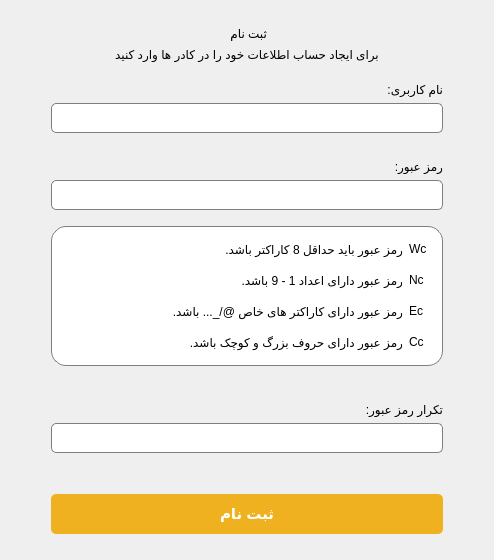
<?xml version="1.0" encoding="UTF-8"?>
<ui version="4.0">
 <class>Form</class>
 <widget class="QWidget" name="Form">
  <property name="geometry">
   <rect>
    <x>0</x>
    <y>0</y>
    <width>494</width>
    <height>560</height>
   </rect>
  </property>
  <property name="windowTitle">
   <string>Form</string>
  </property>
  <property name="styleSheet">
   <string notr="true"/>
  </property>
  <layout class="QGridLayout" name="gridLayout">
   <item row="4" column="1">
    <layout class="QVBoxLayout" name="verticalLayout_2">
     <item>
      <widget class="QLabel" name="userName">
       <property name="text">
        <string>نام کاربری:</string>
       </property>
      </widget>
     </item>
     <item>
      <widget class="QLineEdit" name="userNameLineEdit">
       <property name="minimumSize">
        <size>
         <width>0</width>
         <height>30</height>
        </size>
       </property>
       <property name="styleSheet">
        <string notr="true">QLineEdit#userNameLineEdit{
	color: #000000;
    background-color: #ffffff;
    border: 1px solid #7e7e7e;
	border-radius: 5px;
    outline: none;
	padding-left: 5px;
}
</string>
       </property>
       <property name="placeholderText">
        <string/>
       </property>
      </widget>
     </item>
     <item>
      <widget class="QLabel" name="userNameErrorLabel">
       <property name="styleSheet">
        <string notr="true">QLabel#userNameErrorLabel{color:rgb(193, 0, 3);}</string>
       </property>
       <property name="text">
        <string/>
       </property>
      </widget>
     </item>
     <item>
      <widget class="QLabel" name="password">
       <property name="text">
        <string>رمز عبور:</string>
       </property>
      </widget>
     </item>
     <item>
      <widget class="QLineEdit" name="passwordLineEdit">
       <property name="minimumSize">
        <size>
         <width>0</width>
         <height>30</height>
        </size>
       </property>
       <property name="styleSheet">
        <string notr="true">QLineEdit#passwordLineEdit{
	color: #000000;
    background-color: #ffffff;
    border: 1px solid #7e7e7e;
	border-radius: 5px;
    outline: none;
	padding-left: 5px;
}</string>
       </property>
       <property name="echoMode">
        <enum>QLineEdit::Password</enum>
       </property>
       <property name="placeholderText">
        <string/>
       </property>
      </widget>
     </item>
     <item>
      <spacer name="verticalSpacer_5">
       <property name="orientation">
        <enum>Qt::Vertical</enum>
       </property>
       <property name="sizeType">
        <enum>QSizePolicy::Fixed</enum>
       </property>
       <property name="sizeHint" stdset="0">
        <size>
         <width>10</width>
         <height>10</height>
        </size>
       </property>
      </spacer>
     </item>
     <item>
      <widget class="QFrame" name="checkPasswordFrame">
       <property name="minimumSize">
        <size>
         <width>0</width>
         <height>140</height>
        </size>
       </property>
       <property name="styleSheet">
        <string notr="true">#checkPasswordFrame{
background-color: rgb(255, 255, 255); border: 1px solid #7e7e7e;
border-radius: 15px;
}
	</string>
       </property>
       <property name="frameShape">
        <enum>QFrame::StyledPanel</enum>
       </property>
       <property name="frameShadow">
        <enum>QFrame::Raised</enum>
       </property>
       <layout class="QGridLayout" name="gridLayout_2">
        <item row="1" column="0">
         <spacer name="horizontalSpacer_3">
          <property name="orientation">
           <enum>Qt::Horizontal</enum>
          </property>
          <property name="sizeType">
           <enum>QSizePolicy::Maximum</enum>
          </property>
          <property name="sizeHint" stdset="0">
           <size>
            <width>100</width>
            <height>20</height>
           </size>
          </property>
         </spacer>
        </item>
        <item row="3" column="1">
         <layout class="QHBoxLayout" name="horizontalLayout_3">
          <item>
           <widget class="QLabel" name="capText">
            <property name="text">
             <string>رمز عبور دارای حروف بزرگ و کوچک باشد.</string>
            </property>
           </widget>
          </item>
          <item>
           <widget class="QLabel" name="capitalLettersCheck">
            <property name="minimumSize">
             <size>
              <width>24</width>
              <height>24</height>
             </size>
            </property>
            <property name="maximumSize">
             <size>
              <width>24</width>
              <height>24</height>
             </size>
            </property>
            <property name="text">
             <string>Cc</string>
            </property>
           </widget>
          </item>
         </layout>
        </item>
        <item row="2" column="1">
         <layout class="QHBoxLayout" name="horizontalLayout_2">
          <item>
           <widget class="QLabel" name="specText">
            <property name="text">
             <string>رمز عبور دارای کاراکتر های خاص @/_... باشد.</string>
            </property>
           </widget>
          </item>
          <item>
           <widget class="QLabel" name="spiecialCharacterCheck">
            <property name="minimumSize">
             <size>
              <width>24</width>
              <height>24</height>
             </size>
            </property>
            <property name="maximumSize">
             <size>
              <width>24</width>
              <height>24</height>
             </size>
            </property>
            <property name="text">
             <string>Ec</string>
            </property>
           </widget>
          </item>
         </layout>
        </item>
        <item row="1" column="1">
         <layout class="QHBoxLayout" name="horizontalLayout">
          <item>
           <widget class="QLabel" name="numText">
            <property name="text">
             <string>رمز عبور دارای اعداد 1 - 9 باشد.</string>
            </property>
           </widget>
          </item>
          <item>
           <widget class="QLabel" name="numbersCheck">
            <property name="minimumSize">
             <size>
              <width>24</width>
              <height>24</height>
             </size>
            </property>
            <property name="maximumSize">
             <size>
              <width>24</width>
              <height>24</height>
             </size>
            </property>
            <property name="text">
             <string>Nc</string>
            </property>
           </widget>
          </item>
         </layout>
        </item>
        <item row="0" column="1">
         <layout class="QHBoxLayout" name="horizontalLayout_4">
          <item>
           <widget class="QLabel" name="widthText">
            <property name="text">
             <string>رمز عبور باید حداقل 8 کاراکتر باشد.</string>
            </property>
           </widget>
          </item>
          <item>
           <widget class="QLabel" name="widthCheck">
            <property name="minimumSize">
             <size>
              <width>24</width>
              <height>24</height>
             </size>
            </property>
            <property name="maximumSize">
             <size>
              <width>24</width>
              <height>24</height>
             </size>
            </property>
            <property name="text">
             <string>Wc</string>
            </property>
           </widget>
          </item>
         </layout>
        </item>
       </layout>
      </widget>
     </item>
     <item>
      <widget class="QLabel" name="passwoedValidErrorLabel">
       <property name="styleSheet">
        <string notr="true">QLabel#passwoedValidErrorLabel{color:rgb(193, 0, 3);}</string>
       </property>
       <property name="text">
        <string/>
       </property>
      </widget>
     </item>
     <item>
      <spacer name="verticalSpacer_6">
       <property name="orientation">
        <enum>Qt::Vertical</enum>
       </property>
       <property name="sizeType">
        <enum>QSizePolicy::Fixed</enum>
       </property>
       <property name="sizeHint" stdset="0">
        <size>
         <width>10</width>
         <height>10</height>
        </size>
       </property>
      </spacer>
     </item>
     <item>
      <widget class="QLabel" name="rePassword">
       <property name="text">
        <string>تکرار رمز عبور:</string>
       </property>
      </widget>
     </item>
     <item>
      <widget class="QLineEdit" name="repeatPasswordLineEdit">
       <property name="minimumSize">
        <size>
         <width>0</width>
         <height>30</height>
        </size>
       </property>
       <property name="styleSheet">
        <string notr="true">QLineEdit#repeatPasswordLineEdit{
	color: #000000;
    background-color: #ffffff;
    border: 1px solid #7e7e7e;
	border-radius: 5px;
    outline: none;
	padding-left: 5px;
}</string>
       </property>
       <property name="echoMode">
        <enum>QLineEdit::Password</enum>
       </property>
       <property name="placeholderText">
        <string/>
       </property>
      </widget>
     </item>
     <item>
      <widget class="QLabel" name="samePasswordErrorLabel">
       <property name="styleSheet">
        <string notr="true">QLabel#samePasswordErrorLabel{color:rgb(193, 0, 3);}</string>
       </property>
       <property name="text">
        <string/>
       </property>
      </widget>
     </item>
    </layout>
   </item>
   <item row="6" column="1">
    <widget class="QPushButton" name="singUpBtn">
     <property name="sizePolicy">
      <sizepolicy hsizetype="Minimum" vsizetype="Fixed">
       <horstretch>0</horstretch>
       <verstretch>0</verstretch>
      </sizepolicy>
     </property>
     <property name="minimumSize">
      <size>
       <width>0</width>
       <height>40</height>
      </size>
     </property>
     <property name="font">
      <font>
       <pointsize>11</pointsize>
       <weight>75</weight>
       <bold>true</bold>
      </font>
     </property>
     <property name="styleSheet">
      <string notr="true">QPushButton#singUpBtn{
	color: #ffffff;
	background-color:  rgb(239, 177, 31);
    border-radius: 5px;
}
QPushButton#singUpBtn:hover {
	background-color: rgb(255, 210, 73);
}</string>
     </property>
     <property name="text">
      <string>ثبت نام</string>
     </property>
    </widget>
   </item>
   <item row="3" column="1">
    <spacer name="verticalSpacer_2">
     <property name="orientation">
      <enum>Qt::Vertical</enum>
     </property>
     <property name="sizeHint" stdset="0">
      <size>
       <width>20</width>
       <height>40</height>
      </size>
     </property>
    </spacer>
   </item>
   <item row="2" column="1">
    <layout class="QVBoxLayout" name="verticalLayout">
     <item>
      <widget class="QLabel" name="title">
       <property name="text">
        <string>ثبت نام </string>
       </property>
       <property name="alignment">
        <set>Qt::AlignCenter</set>
       </property>
      </widget>
     </item>
     <item>
      <widget class="QLabel" name="shortDec">
       <property name="text">
        <string>برای ایجاد حساب اطلاعات خود را در کادر ها وارد کنید</string>
       </property>
       <property name="alignment">
        <set>Qt::AlignCenter</set>
       </property>
      </widget>
     </item>
    </layout>
   </item>
   <item row="2" column="0">
    <spacer name="horizontalSpacer">
     <property name="orientation">
      <enum>Qt::Horizontal</enum>
     </property>
     <property name="sizeType">
      <enum>QSizePolicy::Maximum</enum>
     </property>
     <property name="sizeHint" stdset="0">
      <size>
       <width>40</width>
       <height>20</height>
      </size>
     </property>
    </spacer>
   </item>
   <item row="2" column="2">
    <spacer name="horizontalSpacer_2">
     <property name="orientation">
      <enum>Qt::Horizontal</enum>
     </property>
     <property name="sizeType">
      <enum>QSizePolicy::Maximum</enum>
     </property>
     <property name="sizeHint" stdset="0">
      <size>
       <width>40</width>
       <height>20</height>
      </size>
     </property>
    </spacer>
   </item>
   <item row="7" column="1">
    <spacer name="verticalSpacer_4">
     <property name="orientation">
      <enum>Qt::Vertical</enum>
     </property>
     <property name="sizeHint" stdset="0">
      <size>
       <width>20</width>
       <height>40</height>
      </size>
     </property>
    </spacer>
   </item>
   <item row="5" column="1">
    <spacer name="verticalSpacer_3">
     <property name="orientation">
      <enum>Qt::Vertical</enum>
     </property>
     <property name="sizeHint" stdset="0">
      <size>
       <width>20</width>
       <height>40</height>
      </size>
     </property>
    </spacer>
   </item>
   <item row="1" column="1">
    <spacer name="verticalSpacer">
     <property name="orientation">
      <enum>Qt::Vertical</enum>
     </property>
     <property name="sizeHint" stdset="0">
      <size>
       <width>20</width>
       <height>40</height>
      </size>
     </property>
    </spacer>
   </item>
  </layout>
 </widget>
 <resources/>
 <connections/>
</ui>
